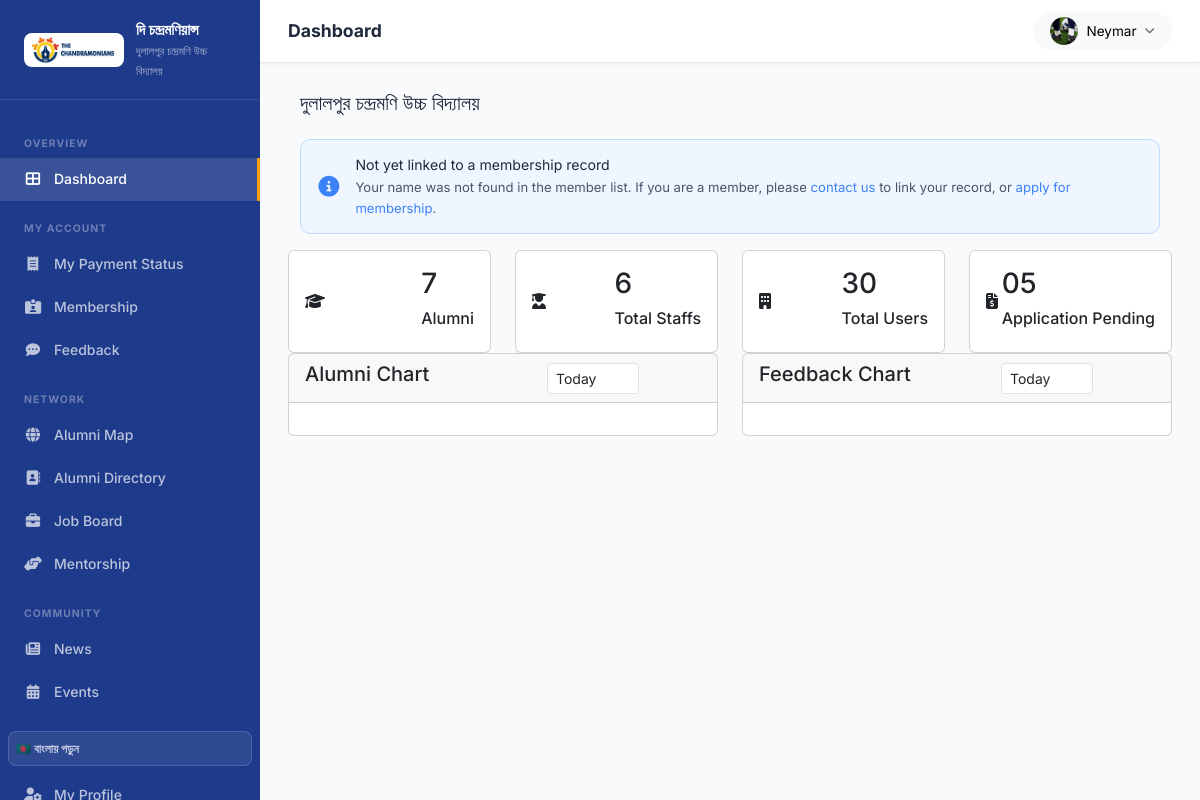
Screenshot of /Alumni/Home (signed in) with the database file from the repository.
### app/models.py (models this page shows, shortened)
class CustomUser(AbstractUser):
    USER_TYPE_CHOICES = (
        ('1', 'HOD'),
        ('2', 'Staff'),
        ('3', 'Alumni'),
        ('4', 'Student'),
    )
    email = models.EmailField(unique=True)
    user_type = models.CharField(choices=USER_TYPE_CHOICES, max_length=10, default='4')
    profile_pic = models.ImageField(upload_to='profile_pic', storage=ProfilePictureStorage(), blank=True, null=True)
    USERNAME_FIELD = 'email'
    REQUIRED_FIELDS = ['username']

### webapp/Alumni_Views.py (the view)
# urls.py: path('Alumni/Home', Alumni_Views.homeView, name='alumni_home'),
@role_required('3')
def homeView(request):
    alumni_count = Alumni.objects.all().count()
    staff_count = Staff.objects.all().count()
    user_count = CustomUser.objects.all().count()
    alumni_gender_male = Alumni.objects.filter(gender='Male').count()
    alumni_gender_female = Alumni.objects.filter(gender='Female').count()
    membership_record = None
    full_name = f"{request.user.first_name} {request.user.last_name}".strip()
    if full_name:
        membership_record = (
            MembershipPayment.objects.filter(member_name__iexact=full_name).first()
            or MembershipPayment.objects.filter(
                member_name__icontains=request.user.first_name
            ).first() if request.user.first_name else None
        )
    context = {
        'alumni_count': alumni_count,
        'staff_count': staff_count,
        'user_count': user_count,
        'alumni_gender_male': alumni_gender_male,
        'alumni_gender_female': alumni_gender_female,
        'membership_record': membership_record,
    }
    return render(request, 'Alumni/alumni_home.html', context)

### app/permissions.py (called while the page is built)
def role_required(role):
    def decorator(view):
        @login_required(login_url='/login')
        @wraps(view)
        def wrapped(request, *args, **kwargs):
            if request.user.user_type != role:
                raise PermissionDenied
            return view(request, *args, **kwargs)
        return wrapped
    return decorator

### app/profile_storage.py (called while the page is built)
    def url(self, name):
        if name.startswith('avatars/'):
            return reverse('profile_picture', args=[self._picture_id(name)])
        return default_storage.url(name)

### templates/Alumni/alumni_home.html (shortened to what this page needs)
{% extends 'base.html' %}
{% block content %}
<div class="page-header">
    <div class="row">
        <div class="col-sm-12">
            <div class="container">
                <h5 class="page-title">দুলালপুর চন্দ্রমণি উচ্চ বিদ্যালয়</h5>
            </div>
            <div class="container">
                <div class="flex-lg-row">
                    {% if membership_record %}
                    <div class="alert d-flex align-items-center gap-3 mb-3"
                         style="background:{% if membership_record.status == 'PAID' %}#f0fdf4;border:1px solid #86efac;{% elif membership_record.status == 'PARTIAL' %}#fffbeb;border:1px solid #fde68a;{% else %}#fef2f2;border:1px solid #fca5a5;{% endif %}border-radius:10px;padding:.9rem 1.1rem;">
                      <i class="fas {% if membership_record.status == 'PAID' %}fa-id-card text-success{% elif membership_record.status == 'PARTIAL' %}fa-clock{% else %}fa-exclamation-circle text-danger{% endif %}" style="font-size:1.3rem;flex-shrink:0;"></i>
                      <div>
                        <div class="fw-700" style="font-size:.88rem;">
                          Association Membership Found
                        </div>
                        <div style="font-size:.82rem;color:#475569;">
                          You are listed as a <strong>{{ membership_record.get_member_type_display }}</strong>.
                          Status: <strong>{{ membership_record.get_status_display }}</strong>
                          {% if membership_record.batch_year %} · Batch {{ membership_record.batch_year }}{% endif %}
                        </div>
                      </div>
                    </div>
                    {% else %}
                    <div class="alert d-flex align-items-center gap-3 mb-3"
                         style="background:#eff6ff;border:1px solid #bfdbfe;border-radius:10px;padding:.9rem 1.1rem;">
                      <i class="fas fa-info-circle" style="color:#3b82f6;font-size:1.3rem;flex-shrink:0;"></i>
                      <div>
                        <div class="fw-700" style="font-size:.88rem;">Not yet linked to a membership record</div>
                        <div style="font-size:.82rem;color:#475569;">
                          Your name was not found in the member list. If you are a member, please
                          <a href="{% url 'contact' %}">contact us</a> to link your record, or
                          <a href="{% url 'membership_apply' %}">apply for membership</a>.
                        </div>
                      </div>
                    </div>
                    {% endif %}
                </div>
            </div>
        </div>
    </div>
</div>
<div class="row">
    <div class="col-xl-3 col-sm-6 col-12 d-flex">
        <div class="card bg-one w-100">
            <div class="card-body">
                <div class="db-widgets d-flex justify-content-between align-items-center">
                    <div class="db-icon">
                        <i class="fas fa-graduation-cap"></i>
                    </div>
                    <div class="db-info">
                        <h3>{{ alumni_count }}</h3>
                        <h6>Alumni</h6>
                    </div>
                </div>
            </div>
        </div>
    </div>
    <div class="col-xl-3 col-sm-6 col-12 d-flex">
        <div class="card bg-two w-100">
            <div class="card-body">
                <div class="db-widgets d-flex justify-content-between align-items-center">
                    <div class="db-icon">
                        <i class="fas fa-user-graduate"></i>
                    </div>
                    <div class="db-info">
                        <h3>{{ staff_count }}</h3>
                        <h6>Total Staffs</h6>
                    </div>
                </div>
            </div>
        </div>
    </div>
    <div class="col-xl-3 col-sm-6 col-12 d-flex">
        <div class="card bg-three w-100">
            <div class="card-body">
                <div class="db-widgets d-flex justify-content-between align-items-center">
                    <div class="db-icon">
                        <i class="fas fa-building"></i>
                    </div>
                    <div class="db-info">
                        <h3>{{ user_count }}</h3>
                        <h6>Total Users</h6>
                    </div>
                </div>
            </div>
        </div>
    </div>
    <div class="col-xl-3 col-sm-6 col-12 d-flex">
        <div class="card bg-four w-100">
            <div class="card-body">
                <div class="db-widgets d-flex justify-content-between align-items-center">
                    <div class="db-icon">
                        <i class="fas fa-file-invoice-dollar"></i>
                    </div>
                    <div class="db-info">
                        <h3>05</h3>
                        <h6>Application Pending</h6>
                    </div>
                </div>
            </div>
        </div>
    </div>
</div>
<div class="row">
    <div class="col-md-12 col-lg-6">
        <div class="card card-chart">
            <div class="card-header">
                <div class="row align-items-center">
                    <div class="col-6">
                        <h5 class="card-title">Alumni Chart</h5>
                    </div>
                    <div class="col-6">
                        <ul class="list-inline-group text-right mb-0 pl-0">
                            <li class="list-inline-item">
                                <div class="form-group mb-0 amount-spent-select">
                                    <select class="form-control form-control-sm">
                                        <option>Today</option>
                                    </select>
                                </div>
                            </li>
                        </ul>
                    </div>
                </div>
            </div>
            <div class="card-body">
            </div>
        </div>
    </div>
    <div class="col-md-12 col-lg-6">
        <div class="card card-chart">
            <div class="card-header">
                <div class="row align-items-center">
                    <div class="col-6">
                        <h5 class="card-title">Feedback Chart</h5>
                    </div>
                    <div class="col-6">
                        <ul class="list-inline-group text-right mb-0 pl-0">
                            <li class="list-inline-item">
                                <div class="form-group mb-0 amount-spent-select">
                                    <select class="form-control form-control-sm">
                                        <option>Today</option>
                                    </select>
                                </div>
                            </li>
                        </ul>
                    </div>
                </div>
            </div>
            <div class="card-body">
            </div>
        </div>
    </div>
</div>
{% endblock %}

### templates/base.html (shortened to what this page needs)
<!DOCTYPE html>
{% load static i18n %}
<html lang="en">
<head>
  <link rel="stylesheet" href="https://cdn.jsdelivr.net/npm/bootstrap@5.3.2/dist/css/bootstrap.min.css">
  <link rel="stylesheet" href="https://cdnjs.cloudflare.com/ajax/libs/font-awesome/6.5.0/css/all.min.css">
  <link rel="stylesheet" href="https://cdn.datatables.net/1.13.7/css/dataTables.bootstrap5.min.css">
  <link rel="stylesheet" href="{% static 'assets/css/chandramonians.css' %}">
</head>
<body>
<div class="dash-wrapper">
  {% include 'partials/sidebar.html' %}
  <div class="dash-main">
    <div class="dash-topbar">
      <h1 class="page-title">{% block page_title %}Dashboard{% endblock %}</h1>
      <div class="topbar-actions">
        <div class="dropdown">
          <button class="btn btn-sm btn-light d-flex align-items-center gap-2 rounded-pill px-3" data-bs-toggle="dropdown">
            {% if user.profile_pic %}
              <img src="{{ user.profile_pic.url }}" class="rounded-circle" width="28" height="28" style="object-fit:cover;" alt="">
            {% else %}
              <span class="d-flex align-items-center justify-content-center rounded-circle bg-primary text-white" style="width:28px;height:28px;font-size:.75rem;font-weight:700;flex-shrink:0;">
                {{ user.first_name|first|upper }}{{ user.last_name|first|upper }}
              </span>
            {% endif %}
            <span class="d-none d-md-inline fw-600" style="font-size:.85rem;">{{ user.first_name }}</span>
            <i class="fas fa-chevron-down" style="font-size:.65rem;opacity:.6;"></i>
          </button>
        </div>
      </div>
    </div>
    <div class="dash-content">
      {% block content %}{% endblock %}
    </div>
  </div>
</div>
</body>
</html>

### static/assets/css/chandramonians.css (style rules this page uses)
:root { --primary: #1e40af; --primary-dark: #1e3a8a; --primary-light: #3b82f6; --primary-pale: #eff6ff; --accent: #f59e0b; --accent-dark: #d97706; --accent-pale: #fffbeb; --success: #16a34a; --danger: #dc2626; --warning: #d97706; --bg: #f8fafc; --card-bg: #ffffff; --border: #e2e8f0; --text: #1e293b; --text-muted: #64748b; --radius: 14px; --radius-sm: 8px; --shadow: 0 2px 12px rgba(0,0,0,.06); --shadow-md: 0 8px 30px rgba(0,0,0,.10); --shadow-lg: 0 20px 60px rgba(0,0,0,.15); --transition: all .22s ease; }
*, *::before, *::after { box-sizing: border-box; }
html { scroll-behavior: smooth; }
body { font-family: 'Inter', -apple-system, BlinkMacSystemFont, 'Segoe UI', sans-serif; background: var(--bg); color: var(--text); line-height: 1.6; }
a { color: var(--primary-light); text-decoration: none; transition: var(--transition); }
img { max-width: 100%; }
.dash-wrapper { display: flex; min-height: 100vh; }
.dash-main { margin-left: 260px; flex: 1; display: flex; flex-direction: column; }
.dash-topbar { background: #fff; border-bottom: 1px solid var(--border); padding: .75rem 1.75rem; display: flex; align-items: center; gap: 1rem; position: sticky; top: 0; z-index: 1010; box-shadow: 0 1px 6px rgba(0,0,0,.06); }
.dash-topbar .page-title { font-size: 1.1rem; font-weight: 700; color: var(--text); margin: 0; }
.dash-topbar .topbar-actions { margin-left: auto; display: flex; align-items: center; gap: .75rem; }
.dash-content { padding: 1.75rem; flex: 1; }

### rows the page displays
CustomUser: profile_pic (picture), first_name "Neymar"

### other values shown
{{ alumni_count }} "7"
{{ staff_count }} "6"
{{ user_count }} "30"
